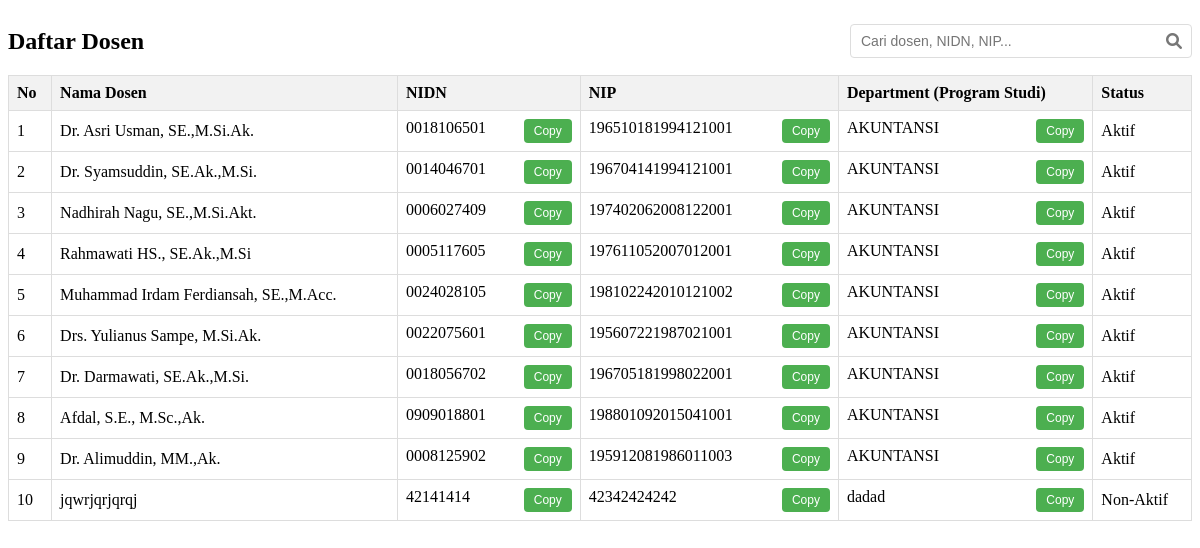
Page /tabell.php on the committed database.
### tables this page shows
CREATE TABLE `tabelll` (
  `id` int(11) NOT NULL,
  `nama` varchar(66) NOT NULL,
  `nidn` varchar(60) NOT NULL,
  `nip` varchar(44) NOT NULL,
  `department` varchar(69) NOT NULL,
  `status` varchar(22) NOT NULL
);

### tabell.php (the view, shortened to what this page needs)
<?php
$host = 'localhost';
$dbname = 'unhas';
$username = 'root';
$password = '';
try {
    $conn = new PDO("mysql:host=$host;dbname=$dbname", $username, $password);
    $conn->setAttribute(PDO::ATTR_ERRMODE, PDO::ERRMODE_EXCEPTION);
} catch(PDOException $e) {
    echo "Error: " . $e->getMessage();
    die();
}
$query = "SELECT * FROM tabelll";
$stmt = $conn->prepare($query);
$stmt->execute();
$dosen = $stmt->fetchAll(PDO::FETCH_ASSOC);
?>
<!DOCTYPE html>
<html lang="en">
<head>
    <link rel="stylesheet" href="https://cdnjs.cloudflare.com/ajax/libs/font-awesome/6.0.0-beta3/css/all.min.css">
</head>
<body>
<div class="header-container">
    <h2>Daftar Dosen</h2>
    <div class="button-container">
        <div id="searchContainer">
            <input type="text" id="searchInput" placeholder="Cari dosen, NIDN, NIP...">
            <i class="fas fa-search search-icon"></i>
        </div>
    </div>
</div>
<table>
    <thead>
        <tr>
            <th>No</th>
            <th>Nama Dosen</th>
            <th>NIDN</th>
            <th>NIP</th>
            <th>Department (Program Studi)</th>
            <th>Status</th>
        </tr>
    </thead>
    <tbody>
        <?php foreach ($dosen as $index => $row): ?>
            <tr>
                <td><?php echo $index + 1; ?></td>
                <td><?php echo htmlspecialchars($row['nama']); ?></td>
                <td>
                    <?php echo htmlspecialchars($row['nidn']); ?>
                    <button class="copy-btn" data-text="nidn<?php echo htmlspecialchars($row['nidn']); ?>">Copy</button>
                </td>
                <td>
                    <?php echo htmlspecialchars($row['nip']); ?>
                    <button class="copy-btn" data-text="<?php echo htmlspecialchars($row['nip']); ?>">Copy</button>
                </td>
                <td>
                    <?php echo htmlspecialchars($row['department']); ?>
                    <button class="copy-btn" data-text="<?php echo htmlspecialchars($row['department']); ?>">Copy</button>
                </td>
                <td>
                    <?php echo htmlspecialchars($row['status']); ?>
                </td>
            </tr>
        <?php endforeach; ?>
    </tbody>
</table>
</body>
</html>

### tabell.php (style rules this page uses)
table { border-collapse: collapse; width: 100%; }
th, td { border: 1px solid #ddd; padding: 8px; text-align: left; }
th { background-color: #f2f2f2; }
.button-container { display: flex; align-items: center; }
.copy-btn { float: right; margin-left: 10px; cursor: pointer; padding: 5px 10px; background-color: #4CAF50; color: white; border: none; border-radius: 4px; font-size: 12px; position: relative; z-index: 1; transition: background-color 0.3s, transform 0.1s; }
.header-container { display: flex; justify-content: space-between; align-items: center; }
#searchContainer { position: relative; margin-left: 10px; }
#searchInput { padding: 8px 30px 8px 10px; border: 1px solid #ddd; border-radius: 4px; font-size: 14px; width: 300px; }
.search-icon { position: absolute; right: 10px; top: 50%; transform: translateY(-50%); color: #777; cursor: pointer; }

### rows in the picture
tabelll: nama "Dr. Asri Usman, SE.,M.Si.Ak.", nidn "0018106501", nip "196510181994121001", department "AKUNTANSI", status "Aktif"
tabelll: nama "Dr. Syamsuddin, SE.Ak.,M.Si.", nidn "0014046701", nip "196704141994121001", department "AKUNTANSI", status "Aktif"
tabelll: nama "Nadhirah Nagu, SE.,M.Si.Akt.", nidn "0006027409", nip "197402062008122001", department "AKUNTANSI", status "Aktif"
tabelll: nama "Rahmawati HS., SE.Ak.,M.Si", nidn "0005117605", nip "197611052007012001", department "AKUNTANSI", status "Aktif"
tabelll: nama "Muhammad Irdam Ferdiansah, SE.,M.Acc.", nidn "0024028105", nip "198102242010121002", department "AKUNTANSI", status "Aktif"
tabelll: nama "Drs. Yulianus Sampe, M.Si.Ak.", nidn "0022075601", nip "195607221987021001", department "AKUNTANSI", status "Aktif"
tabelll: nama "Dr. Darmawati, SE.Ak.,M.Si.", nidn "0018056702", nip "196705181998022001", department "AKUNTANSI", status "Aktif"
tabelll: nama "Afdal, S.E., M.Sc.,Ak.", nidn "0909018801", nip "198801092015041001", department "AKUNTANSI", status "Aktif"
tabelll: nama "Dr. Alimuddin, MM.,Ak.", nidn "0008125902", nip "195912081986011003", department "AKUNTANSI", status "Aktif"
tabelll: nama "jqwrjqrjqrqj", nidn "42141414", nip "42342424242", department "dadad", status "Non-Aktif"
